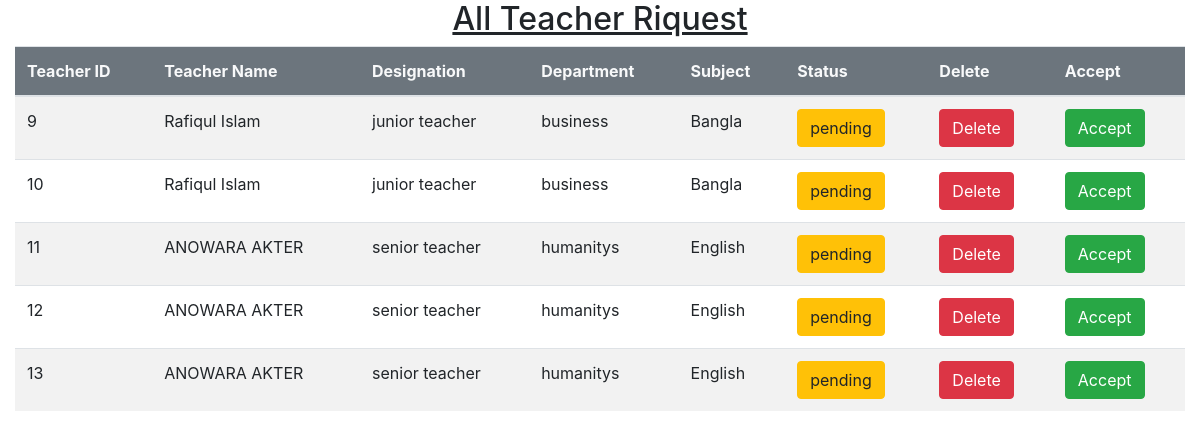
The page /admin/teacherPending.php on the database its author committed.
### tables this page shows
CREATE TABLE `teacher_regi` (
  `id` int(11) NOT NULL,
  `teacher_name` varchar(50) NOT NULL,
  `teacher_gmail` varchar(50) NOT NULL,
  `contact` varchar(20) NOT NULL,
  `teacher_nid` int(20) NOT NULL,
  `birthday` date NOT NULL,
  `gender` varchar(20) NOT NULL,
  `designation` varchar(50) NOT NULL,
  `department` varchar(20) NOT NULL,
  `subject` varchar(20) NOT NULL,
  `photo_folder` varchar(30) NOT NULL,
  `photo_rename` varchar(50) NOT NULL,
  `status` enum('pending','active','','') NOT NULL DEFAULT 'pending'
);

CREATE TABLE `department` (
  `id` int(11) NOT NULL,
  `dept_name` varchar(20) NOT NULL
);

CREATE TABLE `subject` (
  `id` int(11) NOT NULL,
  `subject_name` varchar(30) NOT NULL,
  `dept_id` int(10) NOT NULL
);

### admin/teacherPending.php (the view, shortened to what this page needs)
<?php
include "dbConnec.php";
?>
<!DOCTYPE html>
<html lang="en">
<head>
    <link rel="stylesheet" href="https://cdn.jsdelivr.net/npm/bootstrap@4.6.2/dist/css/bootstrap.min.css">
</head>
<body>
    <div class="container-fluid">
        <div class="row">
            <div class="col">
                <u><h2 class="text-center">All Teacher Riquest</h2></u>
                <table class="table table-striped">
                    <thead class="bg-secondary text-light">
                        <tr>
                            <th> Teacher ID  </th>
                            <th> Teacher Name  </th>
                            <th> Designation</th>
                            <th> Department</th>
                            <th> Subject</th>
                            <th> Status</th>
                            <th>Delete</th>
                            <th>Accept</th>
                        </tr>
                    </thead>
                    <?php
                    $tpending = $connection->prepare("SELECT * FROM teacher_regi WHERE status = 'pending'");
                    $tpending->execute();
                    while($row = $tpending->fetch(PDO::FETCH_ASSOC)){
                    ?>
                    <tr>
                        <td> <?=  $row['id'] ?> </td>
                        <td> <?=  $row['teacher_name'] ?> </td>
                        <td> <?=  $row['designation'] ?> </td>
                        <?php
                            $did = $row['department'] ;
                         $dept = $connection->prepare("SELECT * FROM department WHERE id = '$did'");
                         $dept->execute();
                         $road = $dept->fetch(PDO::FETCH_ASSOC);
                        ?>
                        <td> <?= $road['dept_name'] ?> </td>
                            <?php
                            $subID = $row['subject'];
                            $sub = $connection->prepare("SELECT * FROM subject WHERE id = '$subID'");
                            $sub->execute();
                            $subrow = $sub->fetch(PDO::FETCH_ASSOC);
                            ?>
                        <td> <?= $subrow['subject_name'];  ?> </td>
                        <td><button class="btn btn-warning"><?=  $row['status'] ?></button></td>
                        <td> <button onclick="deleteid(<?=  $row['id'] ?>)" class="btn btn-danger"> Delete</button>  </td>
                        <td> <button onclick="acceptme(<?=  $row['id'] ?>)" class="btn btn-success"> Accept </button>  </td>
                    </tr>
                    <?php } ?>
                </table>
            </div>
        </div>
    </div>
</body>
</html>

### rows shown on the page
teacher_regi: id "9", teacher_name "Rafiqul Islam", designation "junior teacher", department.dept_name "business", subject.subject_name "Bangla", status "pending"
teacher_regi: id "10", teacher_name "Rafiqul Islam", designation "junior teacher", department.dept_name "business", subject.subject_name "Bangla", status "pending"
teacher_regi: id "11", teacher_name "ANOWARA AKTER", designation "senior teacher", department.dept_name "humanitys", subject.subject_name "English", status "pending"
teacher_regi: id "12", teacher_name "ANOWARA AKTER", designation "senior teacher", department.dept_name "humanitys", subject.subject_name "English", status "pending"
teacher_regi: id "13", teacher_name "ANOWARA AKTER", designation "senior teacher", department.dept_name "humanitys", subject.subject_name "English", status "pending"
